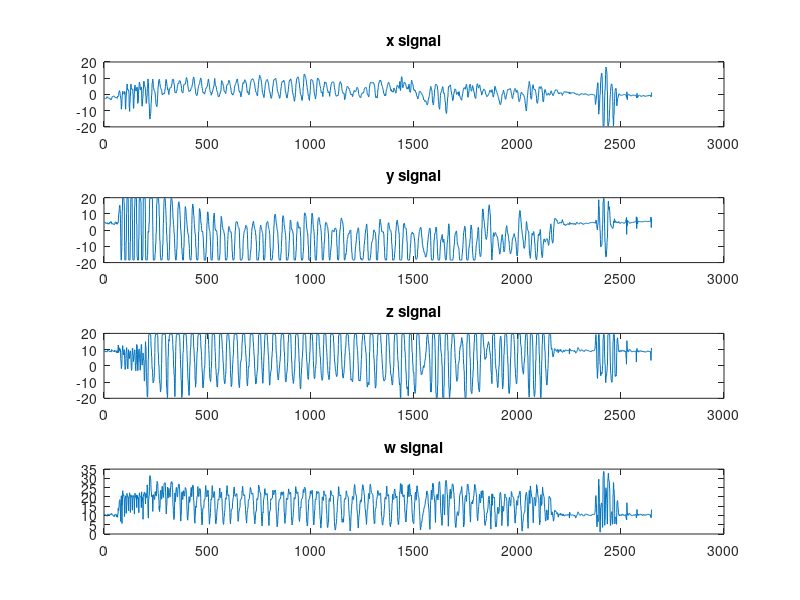
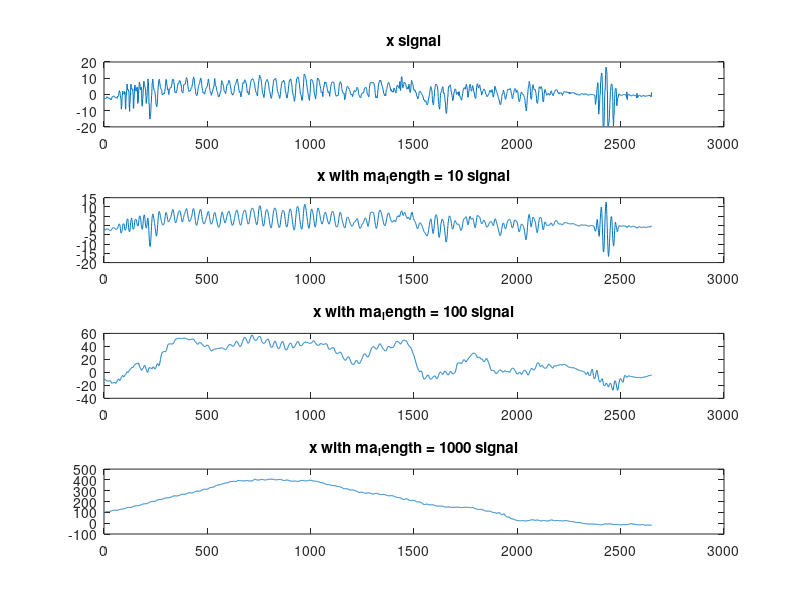
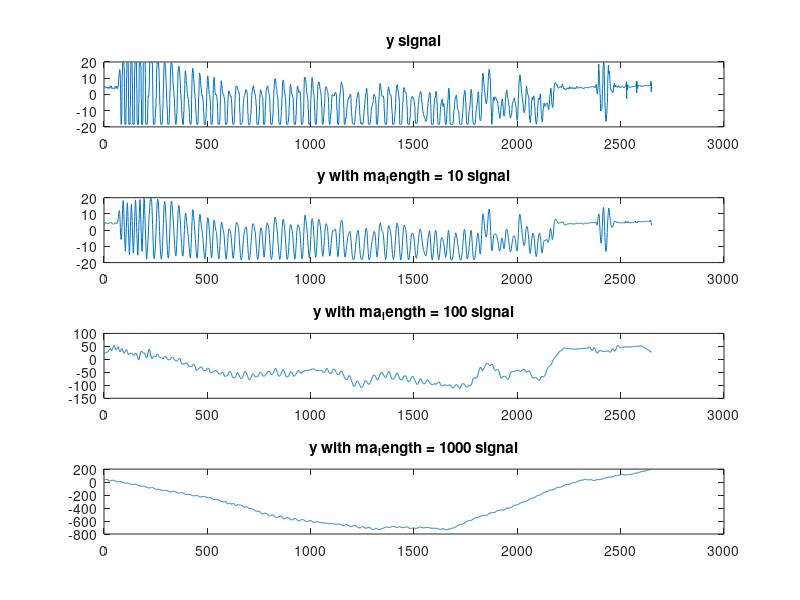
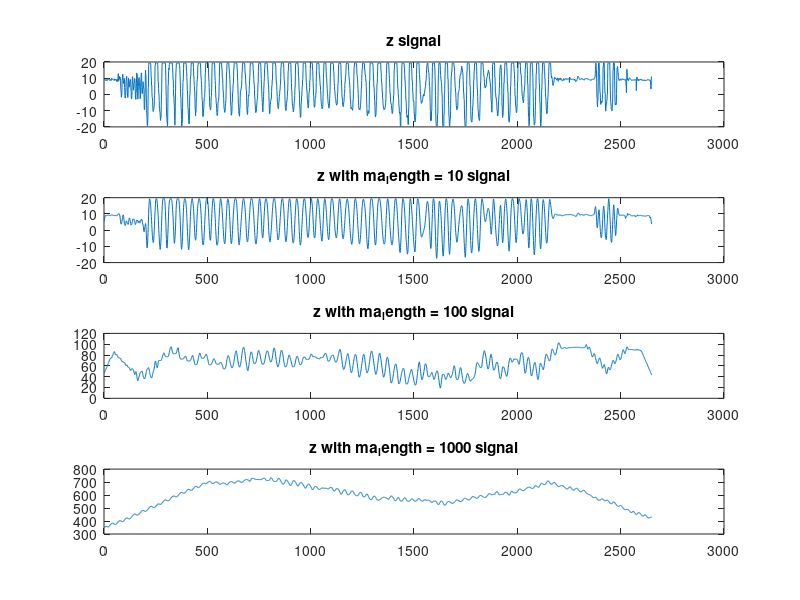

Reproduce these figures in MATLAB, in order.
clc
clear
close all

t = 0:0.01:20;

fileID = fopen('accel_data.txt');
c = textscan(fileID , '%f%f%f%f');
x = c{1,1};
y = c{1,2};
z = c{1,3};
w = c{1,4};

figure
subplot(4,1,1)
plot(x)
title('x signal')

subplot(4,1,2)
plot(y)
title('y signal')

subplot(4,1,3)
plot(z)
title('z signal')

subplot(4,1,4)
plot(w)
title('w signal')
print('5' , '-dpng')

figure
subplot(4,1,1)
plot(x)
title('x signal')

ma_length = 10;
h = 0.1 * ones(1 , ma_length);
result = conv (x , h , 'same');

subplot(4,1,2)
plot(result)
title('x with ma_length = 10 signal')


ma_length = 100;
h = 0.1 * ones(1 , ma_length);
result = conv (x , h , 'same');

subplot(4,1,3)
plot(result)
title('x with ma_length = 100 signal')


ma_length = 1000;
h = 0.1 * ones(1 , ma_length);
result = conv (x , h , 'same');

subplot(4,1,4)
plot(result)
title('x with ma_length = 1000 signal')

print ('moving averages x','-dpng')







figure
subplot(4,1,1)
plot(y)
title('y signal')

ma_length = 10;
h = 0.1 * ones(1 , ma_length);
result = conv (y , h , 'same');

subplot(4,1,2)
plot(result)
title('y with ma_length = 10 signal')


ma_length = 100;
h = 0.1 * ones(1 , ma_length);
result = conv (y , h , 'same');

subplot(4,1,3)
plot(result)
title('y with ma_length = 100 signal')


ma_length = 1000;
h = 0.1 * ones(1 , ma_length);
result = conv (y , h , 'same');

subplot(4,1,4)
plot(result)
title('y with ma_length = 1000 signal')

print ('moving averages y','-dpng')








figure
subplot(4,1,1)
plot(z)
title('z signal')

ma_length = 10;
h = 0.1 * ones(1 , ma_length);
result = conv (z , h , 'same');

subplot(4,1,2)
plot(result)
title('z with ma_length = 10 signal')


ma_length = 100;
h = 0.1 * ones(1 , ma_length);
result = conv (z , h , 'same');

subplot(4,1,3)
plot(result)
title('z with ma_length = 100 signal')


ma_length = 1000;
h = 0.1 * ones(1 , ma_length);
result = conv (z , h , 'same');

subplot(4,1,4)
plot(result)
title('z with ma_length = 1000 signal')

print ('moving averages z','-dpng')

fclose(fileID);
